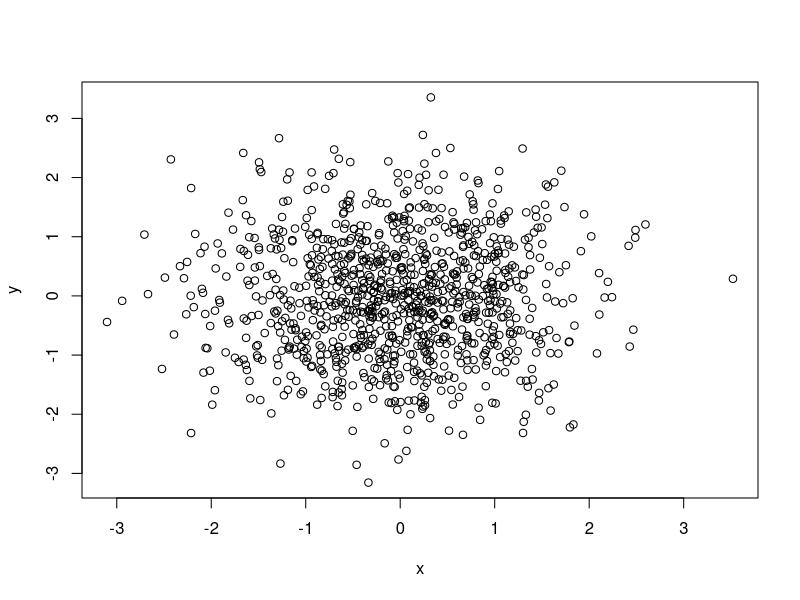

Write the R code that produced this figure.
# STAT545-hw01-Griffith-Cody
# Hey Vincenzo! 
#   
# I'm editing this within the browser.
# 
# Now I'm editing this locally.
# 
# Here is some latex code

#$$\int_0^\infty e^{-x}\,dx=1$$
  
# I didn't know that RStudio can display latex within the notebook. That is pretty cool.

#Now here is some R code.

x<-rnorm(1000)
y<-rnorm(1000)
example<-plot(x,y)
dev.print(pdf, "hw1_example.pdf")

# [This goes to Stat 545 homepage](stat545.com)
# 
# I will now try to run this in R Markdown, although I don't have a functional $\Latex$ distribution at the moment. I believe that means I can only see the html version outside of github.